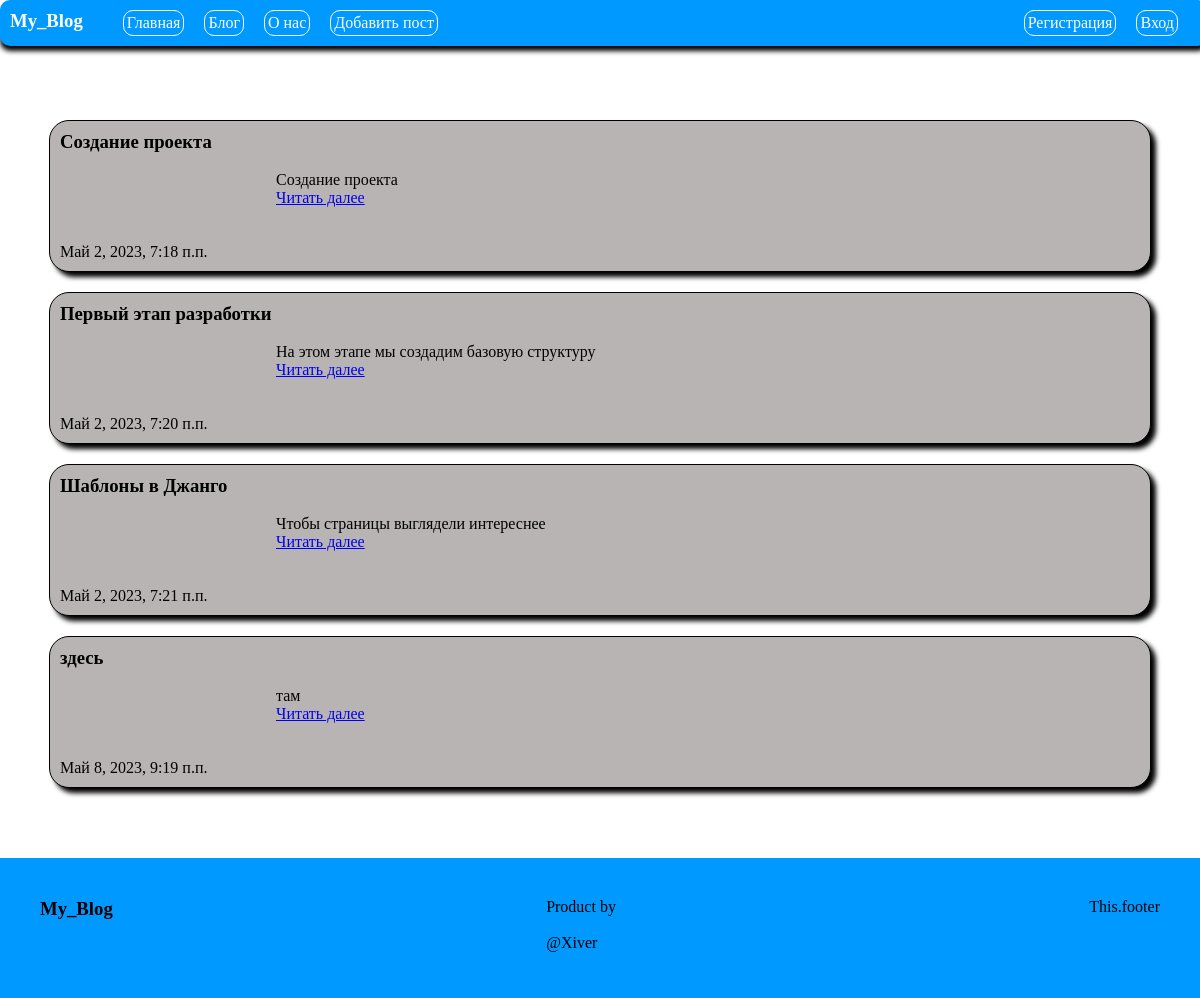
Page /blog/ on the earlier database version.
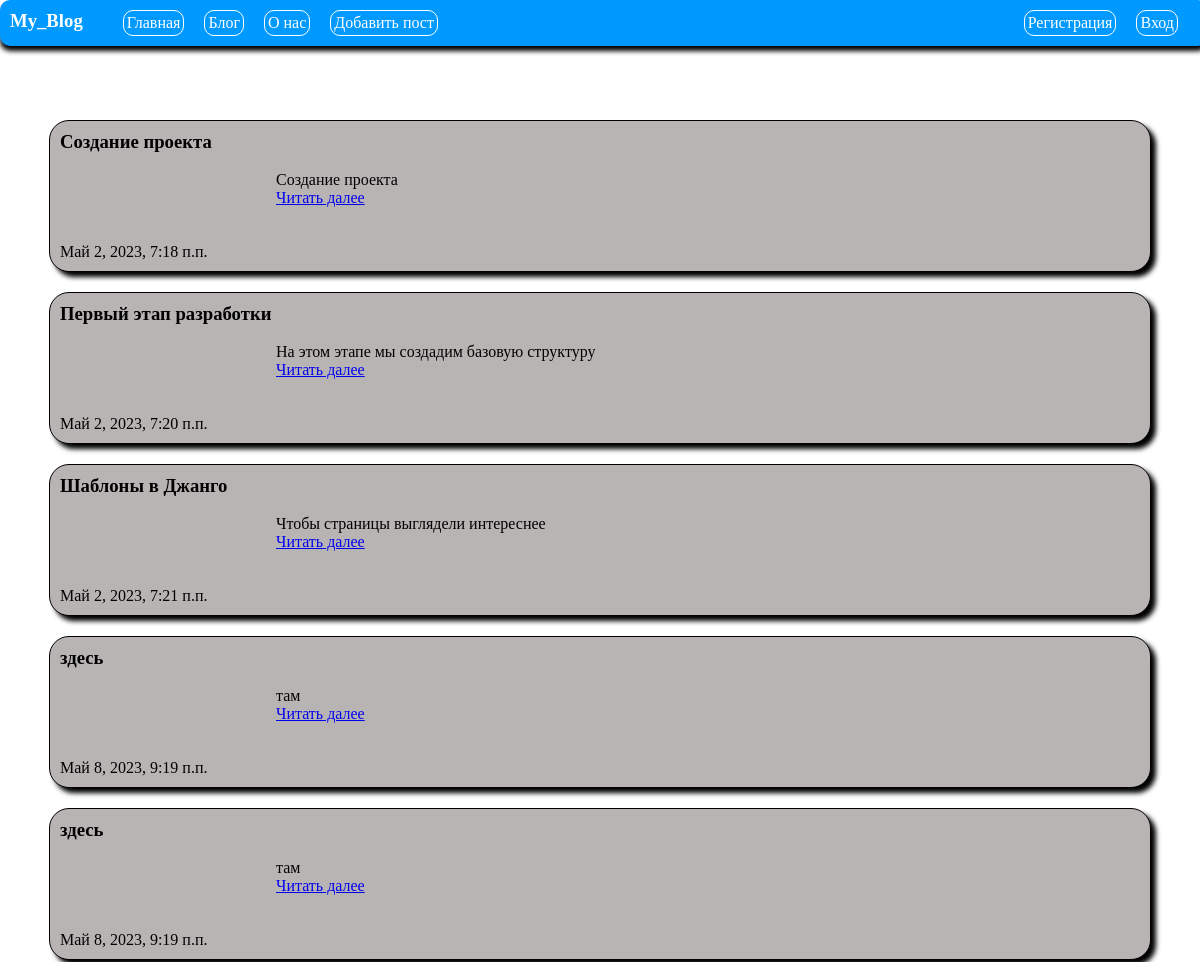
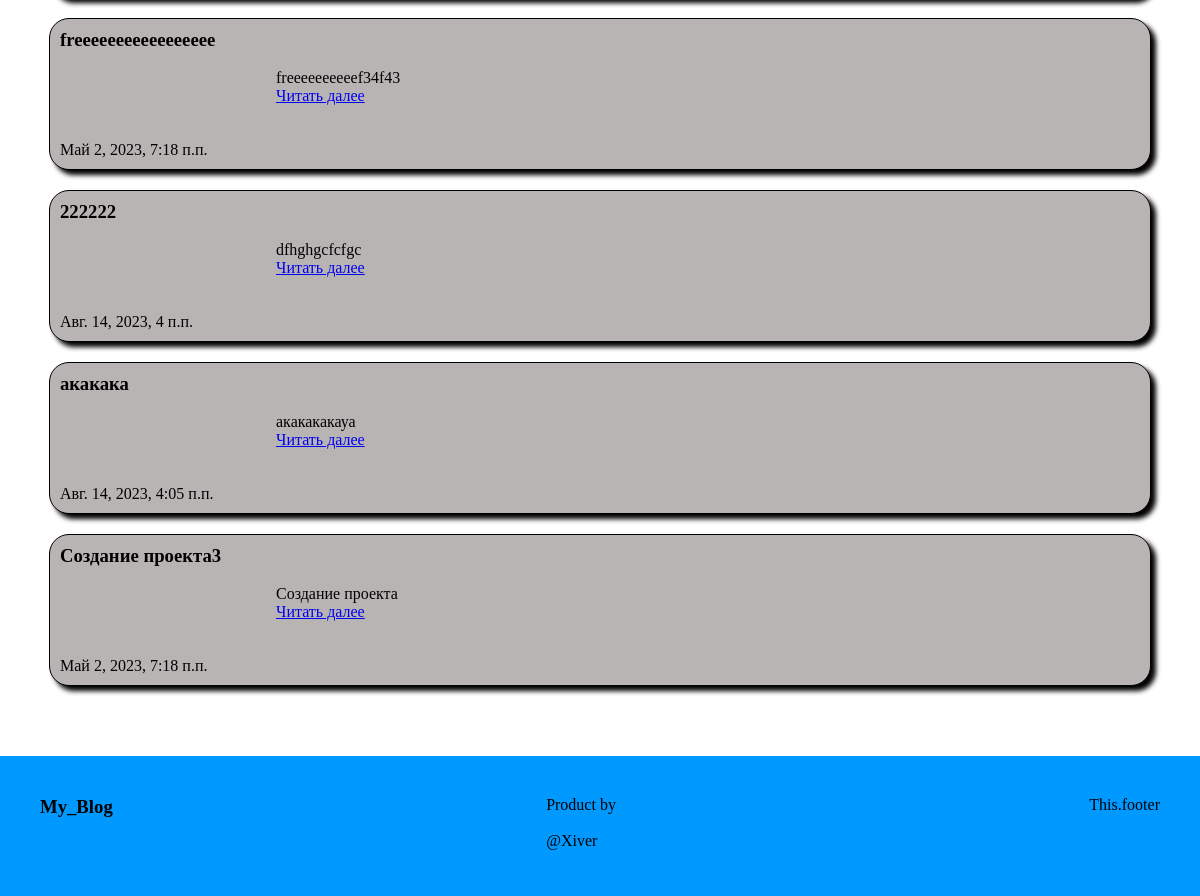
Same page on the later database version (2 pictures, top to bottom).
### blog/models.py (models this page shows, shortened)
class Post(models.Model):
    title = models.CharField('Заголовок', max_length=50)
    anons = models.CharField('Анонс', max_length=250)
    text = models.TextField('Статья')
    date = models.DateTimeField('Дата публикации')
    class Meta:
        verbose_name = 'Новость'
        verbose_name_plural = 'Новости'

### blog/views.py (the view)
# urls.py: path('blog/', views.blog, name='blog'),
def blog(request):
    posts = {
        'posts': Post.objects.all()
    }
    return render(request, 'blog/blog.html', posts)

### blog/templates/blog/blog.html (shortened to what this page needs)
{% extends "blog/layout.html" %}
{% block content %}
<main>
    {% if posts %}
        {% for post in posts %}
            <div class="card">
                <h3>{{ post.title }}</h3><br>
                <div class="text_post">
                    <p>{{ post.anons }}</p>
                    <a href="{% url 'post' post.id %}">Читать далее</a>
                </div><br>
                <p>{{ post.author }}</p><br>
                <p>{{ post.date }}</p>
            </div>
        {% endfor %}
    {% else %}
        <p>Новостей нет!</p>
    {% endif %}
</main>
{% endblock %}

Differences in the rows shown:
added Post: title "здесь", anons "там", date "Май 8, 2023, 9:19 п.п."
added Post: title "freeeeeeeeeeeeeeeee", anons "freeeeeeeeeef34f43", date "Май 2, 2023, 7:18 п.п."
added Post: title "222222", anons "dfhghgcfcfgc", date "Авг. 14, 2023, 4 п.п."
added Post: title "акакака", anons "акакакакауа", date "Авг. 14, 2023, 4:05 п.п."
added Post: title "Создание проекта3", anons "Создание проекта", date "Май 2, 2023, 7:18 п.п."
